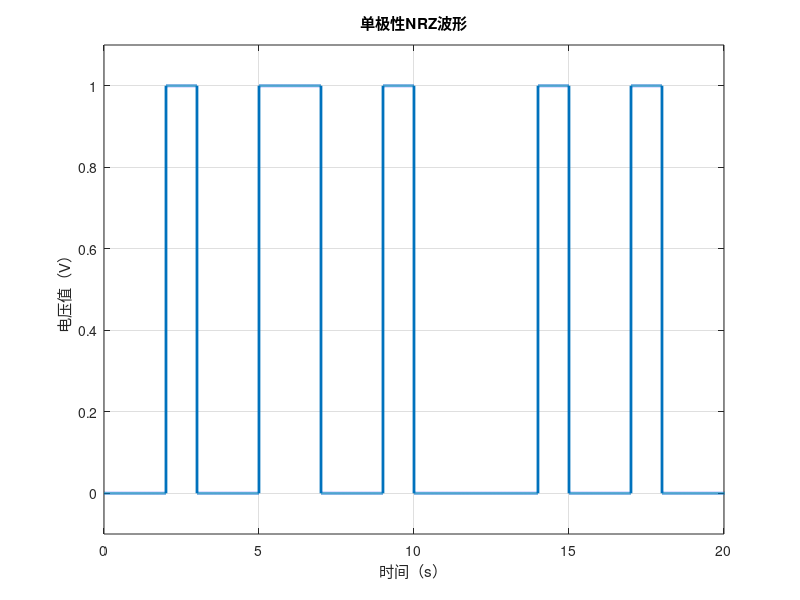
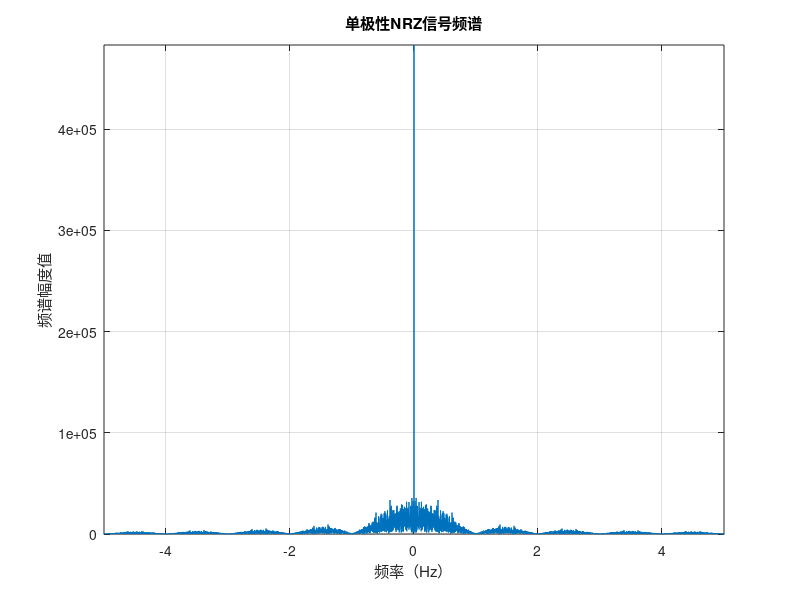
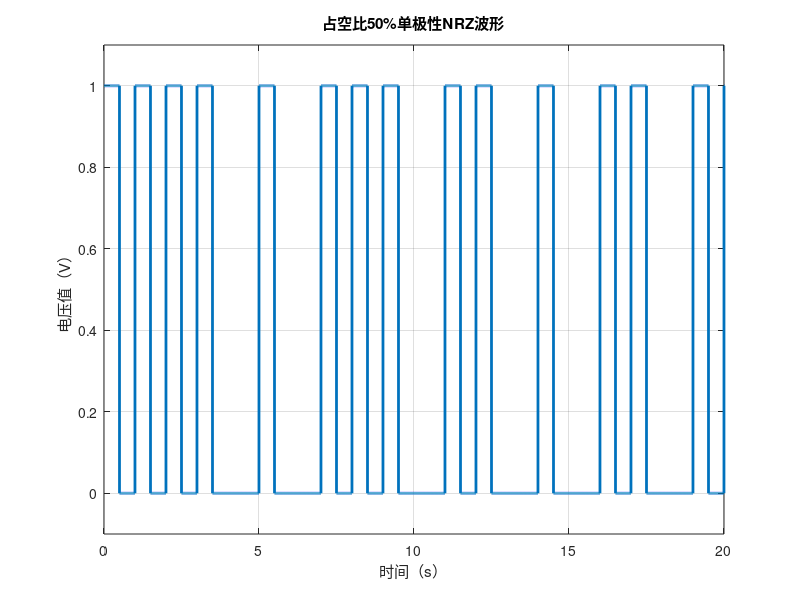
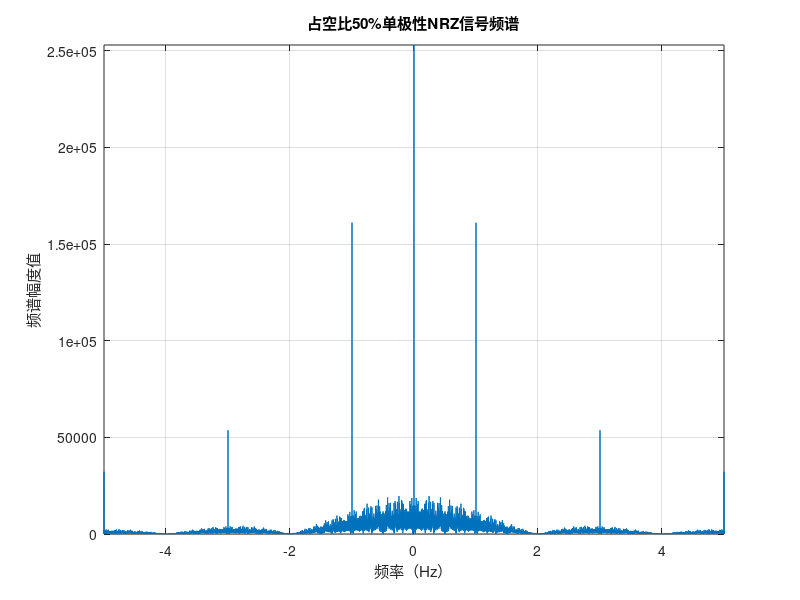

Write the MATLAB code that produced these figures, in order.
T = 1000;                %仿真的总时间长度20s
Ts = 0.001;            %采样时间间隔
t = Ts:Ts:T;            %定义时间矢量
N = length(t);         %得到总采样点数
duty=50;               %占空比50%

Fs = 1/Ts;             %采样频率
df = Fs/N;             %计算频率分辨率
f = -Fs/2:df:Fs/2-df;  %定义频率矢量（频谱图的横坐标）

%%%%%%%%%%%%%%%%%%%%%%%%%%%%%%%%%%%%%%%%%%%%%%%%%%%%%%%%%%%%%%%%%%%%%%%%%%%%%%%%%%%
figure(1)
Tsymbol = 1;  %每个码元的持续时间1s（即码元周期为1s）
N_sample = 1000;  %每个码元的采样点数（即采样频率）
N = 1000;  %码元总数
dt = Tsymbol/N_sample;%基带时域信号相邻样点之间的时间间隔
t = 0:dt:(N*N_sample-1)*dt;%产生时间矢量

gt = randint(1,N);    %产生二进制码序列（1000个二进制码）
%以下五行代码将二进制码序列扩充成采样率为1000Hz的基带信号
mt = zeros(N_sample,N);
for i=1:N_sample
  mt(i,:) = gt;
end;
mt = reshape(mt,1,N_sample*N); %重新矩阵的行数，列数，维数
plot(t,mt,'LineWidth',2);  %调整线的粗细
axis([0 20 -0.1 1.1]);
xlabel ('时间（s）');
ylabel('电压值（V）')    %横纵坐标显示
title('单极性NRZ波形')    %标题
grid on;

%%%%%%%%%%%%%%%%%%%%%%%%%%%%%%%%%%%%%%%%%%%%%%%%%%%%%%%%%%%%%%%%%%%%%%%%%%%%%%%
figure(2)              %定义2号画图窗口
fmt = fft(mt);         %对调制信号进行FFT，得到调制信号的频谱
fmt = fftshift(fmt);   %将得到的频谱的频率中心搬移回原点
fmt = abs(fmt);        %得到频谱的幅频特性
plot(f,fmt);
grid on;   %画调制信号的幅频特性图
mins=min(abs(fmt))          %傅里叶变换
maxs=max(abs(fmt))          %傅里叶变换
axis([-5 5 mins maxs])     %横纵坐标范围
xlabel('频率（Hz）');ylabel('频谱幅度值') %横纵坐标显示
title('单极性NRZ信号频谱')   %标题



%%%%%%%%%%%%%%%%%%%%%%%%%%%%%%%%%%%%%%%%%%%%%%%%%%%%%%%%%%%%%%%%%%%%%%%%
figure(3)
Tsymbol = 1;  %每个码元的持续时间1s（即码元周期为1s）
N_sample = 1000;  %每个码元的采样点数（即采样频率）
N = 1000;  %码元总数
dt = Tsymbol/N_sample;%基带时域信号相邻样点之间的时间间隔
t = 0:dt:(N*N_sample-1)*dt;%产生时间矢量

gt = randint(1,N);    %产生二进制码序列（1000个二进制码）

%以下五行代码将二进制码序列扩充成采样率为1000Hz的基带信号
mt = zeros(N_sample,N);
for i=1:500
  mt(i,:) = gt;%占空比百分之50
end;
mt = reshape(mt,1,N_sample*N);%重组矩阵

plot(t,mt,'LineWidth',2);
axis([0 20 -0.1 1.1]);
xlabel ('时间（s）');
ylabel('电压值（V）')    %横纵坐标显示
title('占空比50%单极性NRZ波形')    %标题
grid on;

%%%%%%%%%%%%%%%%%%%%%%%%%%%%%%%%%%%%%%%%%%%%%%%%%%%%%%%%%%%%%%%%%%%%%%%%%%%%%%%
figure(4)              %定义4号画图窗口
fmt = fft(mt);         %对调制信号进行FFT，得到调制信号的频谱
fmt = fftshift(fmt);   %将得到的频谱的频率中心搬移回原点
fmt = abs(fmt);        %得到频谱的幅频特性
plot(f,fmt);
grid on;   %画调制信号的幅频特性图
mins=min(abs(fmt))          %傅里叶变换
maxs=max(abs(fmt))          %傅里叶变换
axis([-5 5 mins maxs])     %横纵坐标范围
xlabel('频率（Hz）');ylabel('频谱幅度值') %横纵坐标显示
title('占空比50%单极性NRZ信号频谱')   %标题



%%%%%%%%%%%%%%%%%%%%%%%%%%%%%%%%%%%%%%%%%%%%%%%%%%%%%%%%%%%%%%%%%%%%%%%%%
figure(5)
Tsymbol = 1;  %每个码元的持续时间1s（即码元周期为1s）
N_sample = 1000;  %每个码元的采样点数（即采样频率）
N = 1000;  %码元总数
dt = Tsymbol/N_sample;%基带时域信号相邻样点之间的时间间隔
t = 0:dt:(N*N_sample-1)*dt;%产生时间矢量

gt = 2.*ceil(rand(N,1)-0.5)-1    %产生双级性二进制码序列（1000个二进制码）  -1表示不归零
%以下五行代码将二进制码序列扩充成采样率为1000Hz的基带信号
mt = zeros(N_sample,N);
for i=1:N_sample
  mt(i,:) = gt;
end;
mmt = reshape(mt,1,N_sample*N);
plot(t,mmt,'LineWidth',2);
axis([0 20 -1.1 1.1]);
xlabel ('时间（s）');
ylabel('电压值（V）')    %横纵坐标显示
title('双极性NRZ波形')    %标题
grid on;


%%%%%%%%%%%%%%%%%%%%%%%%%%%%%%%%%%%%%%%%%%%%%%%%%%%%%%%%%%%%%%%%%%%%%%%%%%%%%
figure(6)              %定义6号画图窗口
fmt = fft(mmt);         %对调制信号进行FFT，得到调制信号的频谱
fmt = fftshift(fmt);   %将得到的频谱的频率中心搬移回原点
fmt = abs(fmt);        %得到频谱的幅频特性
plot(f,fmt);
grid on;   %画调制信号的幅频特性图
mins=min(abs(fmt))          %傅里叶变换
maxs=max(abs(fmt))          %傅里叶变换
axis([-5 5 mins maxs])     %横纵坐标范围
xlabel('频率（Hz）');ylabel('频谱幅度值') %横纵坐标显示
title('双极性NRZ信号频谱')   %标题

%%%%%%%%%%%%%%%%%%%%%%%%%%%%%%%%%%%%%%%%%%%%%%%%%%%%%%%%%%%%%%%%%%%%%%%%
figure(7)
Tsymbol = 1;  %每个码元的持续时间1s（即码元周期为1s）
N_sample = 1000;  %每个码元的采样点数（即采样频率）
N = 1000;  %码元总数
dt = Tsymbol/N_sample;%基带时域信号相邻样点之间的时间间隔
t = 0:dt:(N*N_sample-1)*dt;%产生时间矢量

gt = 2.*ceil(rand(N,1)-0.5)-1    %产生双极性二进制码序列（1000个二进制码）

%以下五行代码将二进制码序列扩充成采样率为1000Hz的基带信号
mt = zeros(N_sample,N);
for i=1:500
  mt(i,:) = gt; %占空比 百分之50
end;
mt = reshape(mt,1,N_sample*N);

plot(t,mt,'LineWidth',2);%两倍粗细的线
axis([0 20 -1.1 1.1]);
xlabel ('时间（s）');
ylabel('电压值（V）')    %横纵坐标显示
title('占空比50%双极性NRZ波形')    %标题
grid on;


%%%%%%%%%%%%%%%%%%%%%%%%%%%%%%%%%%%%%%%%%%%%%%%%%%%%%%%%%%%%%%%%%%%%%%%%%%%%%%%
figure(8)              %定义8号画图窗口
fmt = fft(mt);         %对调制信号进行FFT，得到调制信号的频谱
fmt = fftshift(fmt);   %将得到的频谱的频率中心搬移回原点
fmt = abs(fmt);        %得到频谱的幅频特性
plot(f,fmt);
grid on;   %画调制信号的幅频特性图
mins=min(abs(fmt))          %傅里叶变换
maxs=max(abs(fmt))          %傅里叶变换
axis([-5 5 mins maxs])     %横纵坐标范围
xlabel('频率（Hz）');ylabel('频谱幅度值') %横纵坐标显示
title('占空比50%双极性NRZ信号频谱')   %标题


